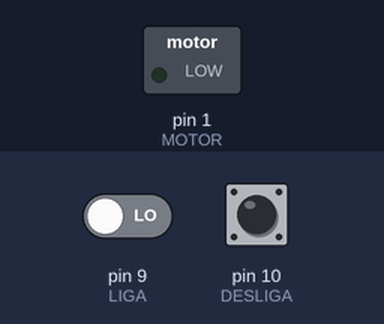
Recording of a sketch running on a simulated Arduino Uno, built with avr-gcc and run on an emulated ATmega328P. Shown: switched loads named in the sketch (green lamp = pin HIGH). The test bench sets the inputs (shaded band); at power-on: pin 9 (LIGA) LOW, pin 10 (DESLIGA) HIGH.

Above: at 5.0 s.
5.1 s: pin 9 (LIGA) driven HIGH
At 9.3 s:
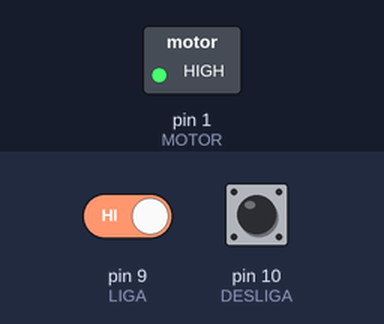
Timing chart, 0 to 10.8 s (numbered marks = the images above; inputs shaded):
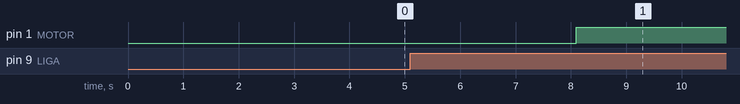

Measured:
- after the input at 5.1 s, pin 1 (MOTOR): LOW → HIGH after 3.0 s

The sketch:

ex_3_relatorio_3.ino
```cpp
#define MOTOR (1 << PD1)
#define LIGA (1 << PB1)
#define DESLIGA (1 << PB2)

unsigned long int cont = 0;
int pressionado = 0;

int main() {
    PORTB = DESLIGA;

    DDRD = MOTOR;
    PORTD &= ~(MOTOR);

    PCICR = (1 << PCIE0);
    PCMSK0 = (LIGA + DESLIGA);

    // Timers
    TCCR0A = (1 << WGM01) + (0 << WGM00);
    TCCR0B = (1 << CS01) + (0 << CS00); // Cada contagem levará 500ns
    OCR0A = 199; // Uma interrupção leva 100 us para acontecer
    TIMSK0 = (1 << OCIE0A);

    sei();

    for(;;) {}
}

ISR(TIMER0_COMPA_vect) {
    if(pressionado) {
        cont++;
        if(cont == 30000) {
            cont = 0;
            PORTD |= MOTOR;
        }
    }
}

ISR(PCINT0_vect) {
    short int liga, desliga;
    liga = PINB & LIGA;
    desliga = PINB & DESLIGA;

    if(!desliga) {
        PORTD &= ~(MOTOR);
    }

    if(liga == LIGA) {
        pressionado = 1;
    } else {
        pressionado = 0;
        cont = 0;
    }
}
```
